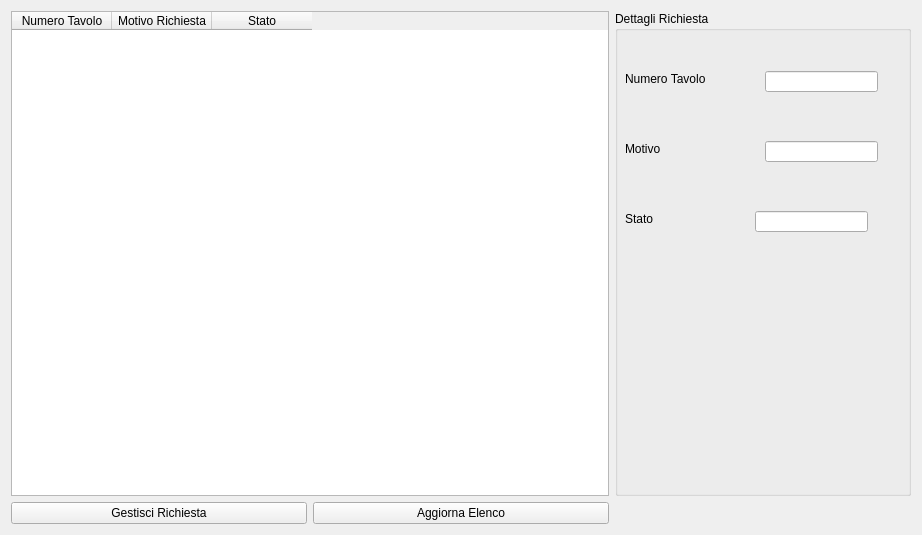
<?xml version="1.0" encoding="UTF-8"?>
<ui version="4.0">
 <class>Form</class>
 <widget class="QWidget" name="Form">
  <property name="geometry">
   <rect>
    <x>0</x>
    <y>0</y>
    <width>922</width>
    <height>535</height>
   </rect>
  </property>
  <property name="windowTitle">
   <string>Gestione Richieste Clienti</string>
  </property>
  <layout class="QGridLayout" name="gridLayout">
   <item row="0" column="2">
    <widget class="QGroupBox" name="groupBox">
     <property name="title">
      <string>Dettagli Richiesta</string>
     </property>
     <widget class="QLabel" name="label">
      <property name="geometry">
       <rect>
        <x>10</x>
        <y>60</y>
        <width>101</width>
        <height>16</height>
       </rect>
      </property>
      <property name="text">
       <string>Numero Tavolo</string>
      </property>
     </widget>
     <widget class="QLineEdit" name="lineEdit">
      <property name="geometry">
       <rect>
        <x>150</x>
        <y>60</y>
        <width>113</width>
        <height>21</height>
       </rect>
      </property>
      <property name="readOnly">
       <bool>true</bool>
      </property>
     </widget>
     <widget class="QLabel" name="label_2">
      <property name="geometry">
       <rect>
        <x>10</x>
        <y>130</y>
        <width>101</width>
        <height>16</height>
       </rect>
      </property>
      <property name="text">
       <string>Motivo</string>
      </property>
     </widget>
     <widget class="QLineEdit" name="lineEdit_2">
      <property name="geometry">
       <rect>
        <x>150</x>
        <y>130</y>
        <width>113</width>
        <height>21</height>
       </rect>
      </property>
      <property name="readOnly">
       <bool>true</bool>
      </property>
     </widget>
     <widget class="QLabel" name="label_3">
      <property name="geometry">
       <rect>
        <x>10</x>
        <y>200</y>
        <width>101</width>
        <height>16</height>
       </rect>
      </property>
      <property name="text">
       <string>Stato</string>
      </property>
     </widget>
     <widget class="QLineEdit" name="lineEdit_3">
      <property name="geometry">
       <rect>
        <x>140</x>
        <y>200</y>
        <width>113</width>
        <height>21</height>
       </rect>
      </property>
      <property name="readOnly">
       <bool>true</bool>
      </property>
     </widget>
    </widget>
   </item>
   <item row="1" column="0">
    <widget class="QPushButton" name="pushButton">
     <property name="text">
      <string>Gestisci Richiesta</string>
     </property>
    </widget>
   </item>
   <item row="1" column="1">
    <widget class="QPushButton" name="pushButton_2">
     <property name="text">
      <string>Aggiorna Elenco</string>
     </property>
    </widget>
   </item>
   <item row="0" column="0" colspan="2">
    <widget class="QTableWidget" name="tableWidget">
     <property name="columnCount">
      <number>3</number>
     </property>
     <column>
      <property name="text">
       <string>Numero Tavolo</string>
      </property>
     </column>
     <column>
      <property name="text">
       <string>Motivo Richiesta</string>
      </property>
     </column>
     <column>
      <property name="text">
       <string>Stato</string>
      </property>
     </column>
    </widget>
   </item>
  </layout>
 </widget>
 <resources/>
 <connections/>
</ui>
